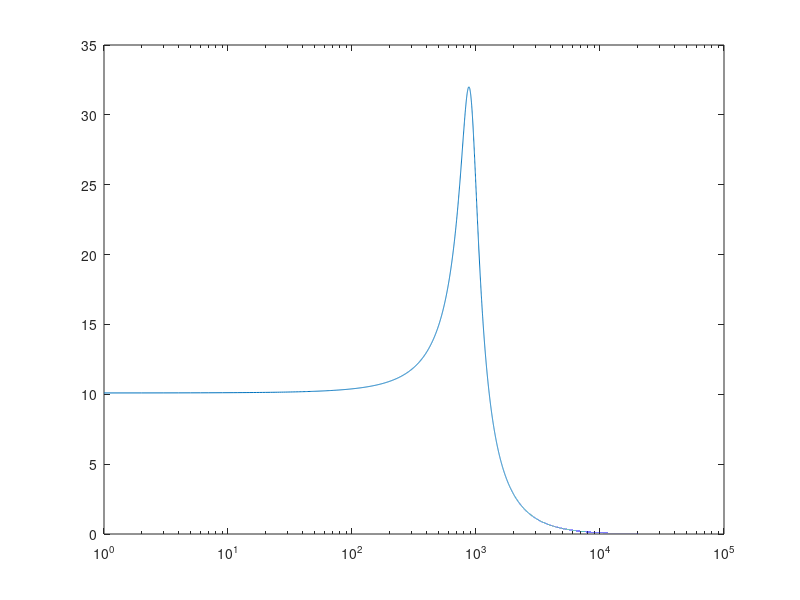

MATLAB code to generate this figure:
f = @(x) sqrt((100.*(1-0.001.*x.^2).^2 +0.02.*x.^2)./((1-x.^2).^2 +0.1*x.^2))
 x1 = linspace(0.1,100,100000)
 y = f(x1)
 plot(x1,y)
 loglog(y)
 semilogx(y)
